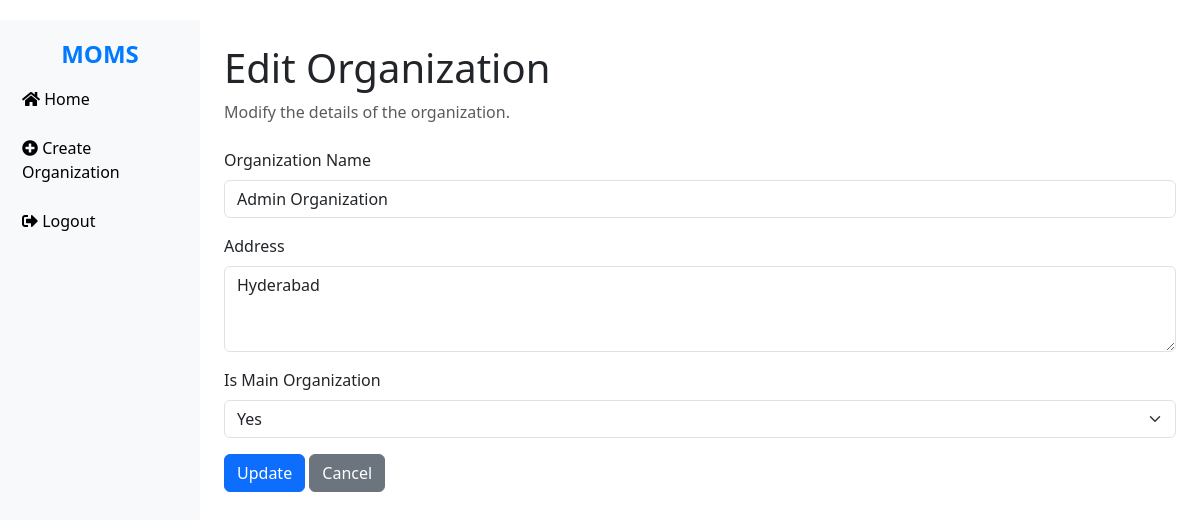
The page /edit_organization/1/ (signed in) on the database its author committed.
### organizations/models.py (models this page shows, shortened)
class Organization(models.Model):
    name = models.CharField(max_length=255,unique=True)
    address = models.TextField(blank=True, null=True)
    orgown =models.CharField(max_length=20)
    is_main = models.BooleanField(default=False)

### organizations/views.py (the view)
# urls.py: path('edit_organization/<int:org_id>/', views.edit_organization, name='edit_organization'),
@login_required
def edit_organization(request, org_id):
    if request.user.role.name!= 'super_admin':
         messages.error(request, "Only Super Admin Can Edit Organization.")
    organization = Organization.objects.get(id=org_id)
    if request.method == 'POST':
        form = OrganizationForm(request.POST, instance=organization)
        if form.is_valid():
            form.save()
            return redirect('super_admin_dashboard')
    else:
        form = OrganizationForm(instance=organization)
    return render(request, 'organizations/edit_organization.html', {'form': form, 'organization': organization})

### organizations/forms.py
class OrganizationForm(forms.ModelForm):
    class Meta:
        model = Organization
        fields = ['name', 'address','orgown']

### organizations/templates/organizations/edit_organization.html (shortened to what this page needs)
{% extends 'base_generic.html' %}
{% block header %}
<h1 class="mt-4">Edit Organization</h1>
<p class="text-muted">Modify the details of the organization.</p>
{% endblock %}
{% block content %}
<form method="POST" class="mt-4">
    <div class="mb-3">
        <label for="name" class="form-label">Organization Name</label>
        <input type="text" id="name" name="name" class="form-control" value="{{ organization.name }}" required>
    </div>
    <div class="mb-3">
        <label for="address" class="form-label">Address</label>
        <textarea id="address" name="address" class="form-control" rows="3">{{ organization.address }}</textarea>
    </div>
    <div class="mb-3">
        <label for="is_main" class="form-label">Is Main Organization</label>
        <select id="is_main" name="is_main" class="form-select">
            <option value="True" {% if organization.is_main %}selected{% endif %}>Yes</option>
        </select>
    </div>
    <button type="submit" class="btn btn-primary">Update</button>
    <a href="{% url 'super_admin_dashboard' %}" class="btn btn-secondary">Cancel</a>
</form>
{% endblock %}

### organizations/templates/base_generic.html (style rules this page uses)
body { padding-top: 20px; }

### rows shown on the page
Organization: name "Admin Organization", address "Hyderabad", is_main "Yes"
